Frame 1 (no input): blank canvas, image omitted
Frame 60 (no input): blank canvas, image omitted
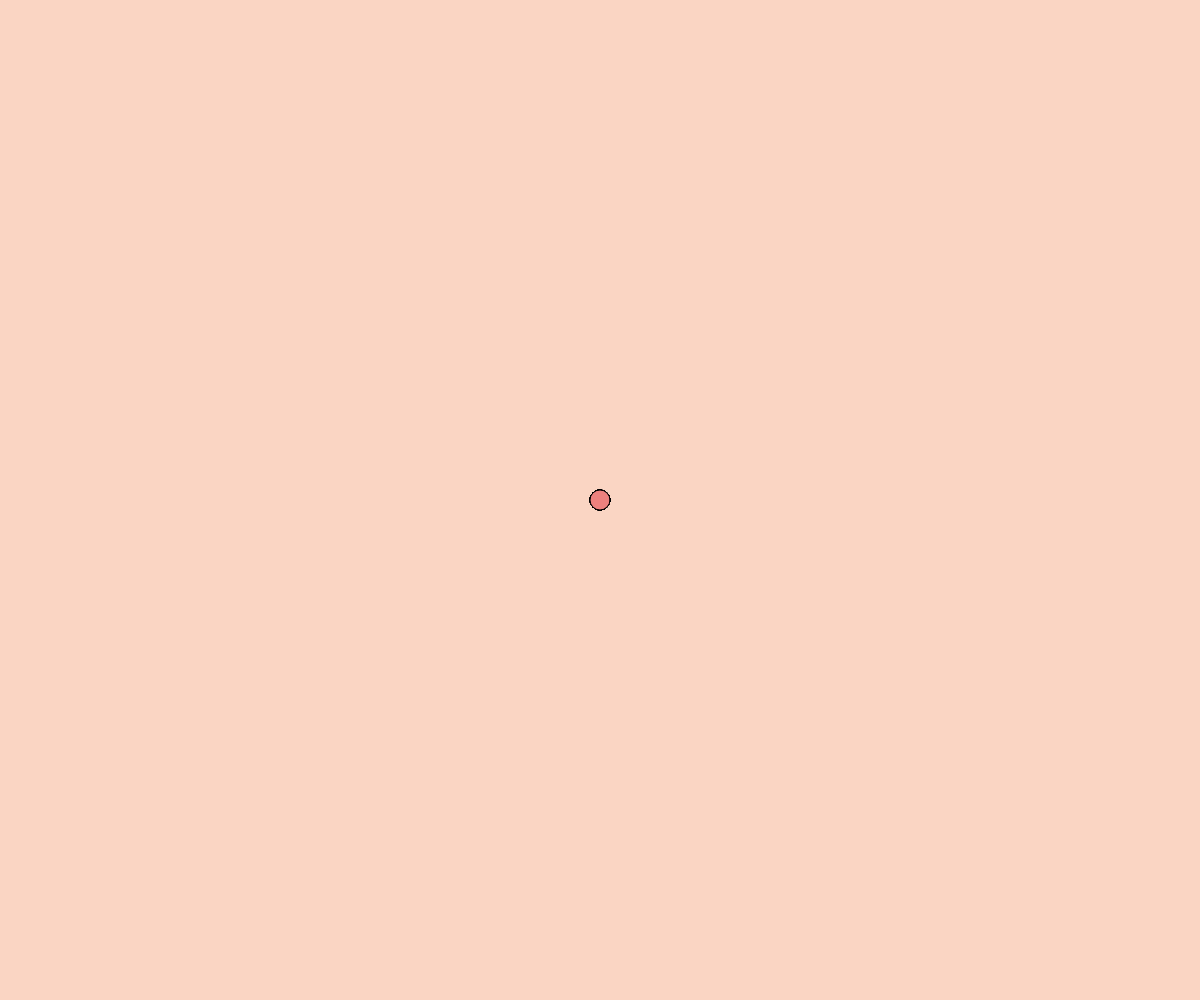
Frame 120 (the mouse pressed at the canvas centre since frame 60)

The p5.js sketch whose frames 1 and 60 were blank and that drew this single picture after the mouse press (run headless with seeded random() and noise() and a simulated clock; from frame 60 on, the mouse is pressed at the canvas centre):

// p5.js sketch
// ── sketch.js
function setup() {
  createCanvas(windowWidth, windowHeight);
  background(250, 213, 195);
  noStroke;

}
function draw() {
  if(mouseIsPressed){

    ellipse(mouseX,mouseY,20,20);
  }if(mouseX < width/2 && mouseY < height/2){
  	fill(237, 129, 126);
  }if(mouseX < width/2 && mouseY > height/2){
  	fill(163, 104, 151);
  }if(mouseX > width/2 && mouseY < height/2){
  	fill(110, 23, 92);
  }if(mouseX > width/2 && mouseY > height/2){
    	fill(59, 48, 102);
    }



}
